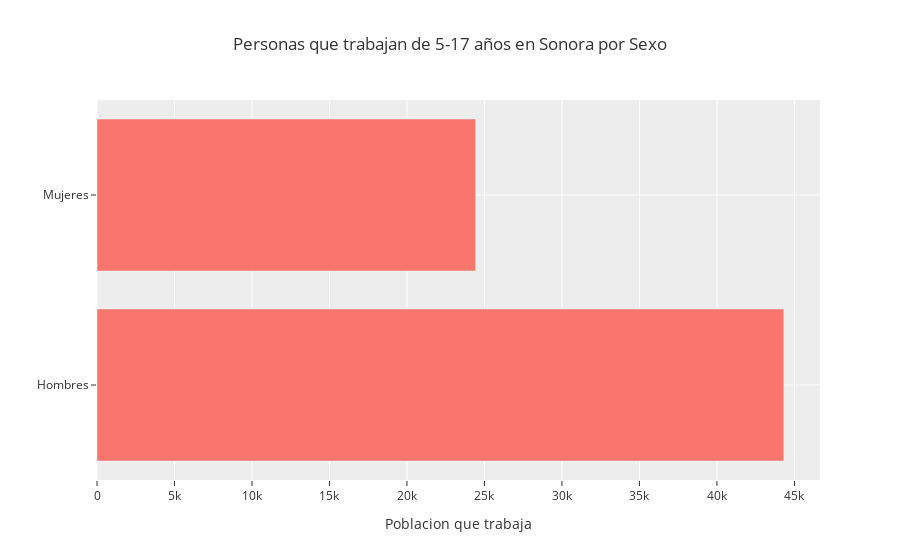

Here is the notebook cell this chart was saved with:
### Code cell
dff = pd.melt(trabajo_sexo ,ignore_index=False, var_name = 'sexo',value_vars=['Hombres', 'Mujeres'], value_name='poblacion_trabajando')
fig = px.bar(dff, x=dff.poblacion_trabajando, y=dff.sexo,orientation='h',
                labels = {'mujeres':'Mujeres',
                'sexo':'',
                'poblacion_trabajando':'Poblacion que trabaja'},
                title='Personas que trabajan de 5-17 años en Sonora por Sexo',
                template='ggplot2')
fig.update_yaxes(rangemode="tozero")


fig.show()

### Figure 1 — Plotly figure (JSON) as saved in the notebook; plotly's stock layout.template omitted (floating-point values rounded to 4 significant figures)
{"data": [{"alignmentgroup": "True", "hovertemplate": "Poblacion que trabaja=%{x}<br>=%{y}<extra></extra>", "legendgroup": "", "marker": {"color": "#F8766D", "pattern": {"shape": ""}}, "name": "", "offsetgroup": "", "orientation": "h", "showlegend": false, "textposition": "auto", "type": "bar", "x": [44317, 24432], "xaxis": "x", "y": ["Hombres", "Mujeres"], "yaxis": "y"}], "layout": {"barmode": "relative", "legend": {"tracegroupgap": 0}, "title": {"text": "Personas que trabajan de 5-17 años en Sonora por Sexo"}, "xaxis": {"anchor": "y", "domain": [0, 1], "title": {"text": "Poblacion que trabaja"}}, "yaxis": {"anchor": "x", "domain": [0, 1], "rangemode": "tozero", "title": {"text": ""}}}}
